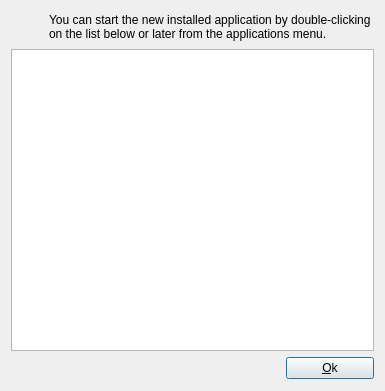
<?xml version="1.0" encoding="UTF-8"?>
<ui version="4.0">
 <class>SummaryDialog</class>
 <widget class="QDialog" name="SummaryDialog">
  <property name="geometry">
   <rect>
    <x>0</x>
    <y>0</y>
    <width>385</width>
    <height>391</height>
   </rect>
  </property>
  <property name="sizePolicy">
   <sizepolicy hsizetype="Minimum" vsizetype="Minimum">
    <horstretch>0</horstretch>
    <verstretch>0</verstretch>
   </sizepolicy>
  </property>
  <property name="windowTitle">
   <string>Operation Summary</string>
  </property>
  <layout class="QGridLayout" name="gridLayout">
   <item row="0" column="0">
    <widget class="QLabel" name="label_2">
     <property name="sizePolicy">
      <sizepolicy hsizetype="Fixed" vsizetype="Fixed">
       <horstretch>0</horstretch>
       <verstretch>0</verstretch>
      </sizepolicy>
     </property>
     <property name="minimumSize">
      <size>
       <width>32</width>
       <height>32</height>
      </size>
     </property>
     <property name="maximumSize">
      <size>
       <width>32</width>
       <height>32</height>
      </size>
     </property>
     <property name="text">
      <string/>
     </property>
     <property name="pixmap">
      <pixmap resource="../data/data.qrc">:/data/package-manager.png</pixmap>
     </property>
     <property name="scaledContents">
      <bool>true</bool>
     </property>
    </widget>
   </item>
   <item row="0" column="1" colspan="2">
    <widget class="QLabel" name="startAppInfo">
     <property name="enabled">
      <bool>true</bool>
     </property>
     <property name="font">
      <font>
       <stylestrategy>PreferDefault</stylestrategy>
       <kerning>true</kerning>
      </font>
     </property>
     <property name="text">
      <string>You can start the new installed application by double-clicking on the list below or later from the applications menu.</string>
     </property>
     <property name="textFormat">
      <enum>Qt::AutoText</enum>
     </property>
     <property name="alignment">
      <set>Qt::AlignLeading|Qt::AlignLeft|Qt::AlignVCenter</set>
     </property>
     <property name="wordWrap">
      <bool>true</bool>
     </property>
    </widget>
   </item>
   <item row="1" column="0" colspan="3">
    <widget class="QListWidget" name="appList"/>
   </item>
   <item row="2" column="0" colspan="2">
    <spacer name="horizontalSpacer">
     <property name="orientation">
      <enum>Qt::Horizontal</enum>
     </property>
     <property name="sizeHint" stdset="0">
      <size>
       <width>307</width>
       <height>23</height>
      </size>
     </property>
    </spacer>
   </item>
   <item row="2" column="2">
    <widget class="QPushButton" name="closeButton">
     <property name="text">
      <string>&amp;Ok</string>
     </property>
    </widget>
   </item>
  </layout>
 </widget>
 <resources>
  <include location="../data/data.qrc"/>
 </resources>
 <connections/>
</ui>
